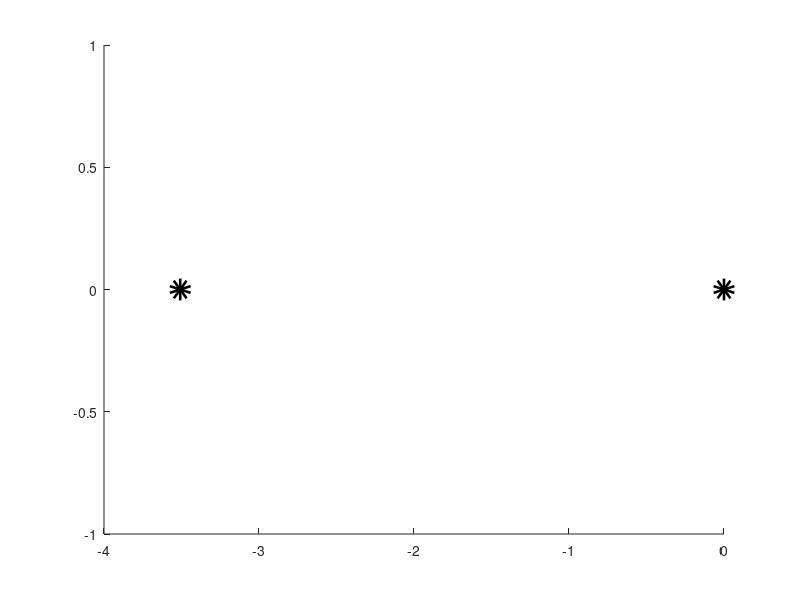

Reproduce this figure in MATLAB. (Note: this script raises an error after producing the figure.)
% Inserting D-H convention parameters

L_1=0.171338*10;
L_2=0.294*10;
L_3=0.4574*10;
L_4=0.0045;
L_5=0.03;
L_6=0;

figure;
hold on
a1 = 0.001;         alpha1 = pi/2;     d1 = L_1;
a2 = L_2;        alpha2 = 0;         d2 = 0;
a3 =L_3;       alpha3 = -pi/2;         d3 = 0.0;
a4 = 0.0045; alpha4 = -pi/2; d4= 0.011;
a5 = 0.03; alpha5 = -pi/2; d5 = 0.140;
a6 = 0; alpha6 = pi/2; d6 =0.011;
%%
% Inserting joint limits for Arms
A2R=pi/180;
t1_min=10*A2R; t1_max=160*A2R;
t2_min = 10*A2R; t2_max = 160*A2R;
t3_min = 10*A2R; t3_max = 160*A2R;
% t4_min = 10*A2R; t4_max = 3.14;
% t5_min = -4.8; t5_max = 1.3;
% t6_min = -1.6; t6_max = 1.6;
% t7_min = -2.2; t7_max = 2.2;
%%
% Monte Carlo method
% sampling size
N = 2000;
t1 = t1_min + (t1_max-t1_min)*rand(N,1);
t2 = t2_min + (t2_max-t2_min)*rand(N,1);
t3 = t3_min + (t3_max-t3_min)*rand(N,1);
% t4 = t4_min + (t4_max-t4_min)*rand(N,1);
% t5 = t5_min + (t5_max-t5_min)*rand(N,1);
% t6 = t6_min + (t6_max-t6_min)*rand(N,1);
% t7 = t7_min + (t7_max-t7_min)*rand(N,1);
%%

T_base= [1 0 0 0; ...
         0 1 0 0 ;...
         0 0 1 1.5; ...
         0 0 0 1];
     T_base2= [1 0 0 -0.350833*10; ...
         0 1 0 0 ;...
         0 0 1 1.5; ...
         0 0 0 1];
  Robot_right=[T_base(1,4) T_base(2,4) T_base(3,4)];
  Robot_left=[T_base2(1,4) T_base2(2,4) T_base2(3,4)];

plot3(Robot_right(1),Robot_right(2),Robot_right(3),'ko','linewidth',10)
plot3(Robot_left(1),Robot_left(2),Robot_left(3),'ko','linewidth',10)
for i = 1:N
A1 = TransMat(a1,alpha1,d1,t1(i));
A2 = TransMat(a2,alpha2,d2,t2(i));
A3 = TransMat(a3,alpha3,d3,t3(i));
% A4 = TransMat(a4,alpha4,d4,t4(i));
% A5 = TransMat(a5,alpha5,d5,t5(i));
% A6 = TransMat(a6,alpha6,d6,t6(i));
% A7 = TransMat(a7,alpha7,d7,t7(i));
T = A1*A2*A3;%*A4*A5;
X=T(1,4);
Y=T(2,4);
Z=T(3,4);
plot3(X,Y,Z,'.')
hold on;
end
view(3);
title('Isometric view');
xlabel('x (m)');
ylabel('y (m)');
box on; grid on
zlabel('z (m) ');

drawCube([-1 -3 Cube_z 4 0 0 0], 'FaceColor', 'g');alpha(0.2);
box on ; grid on;hold on;
xlabel('x-axis')
ylabel('y-axis')
zlabel('z-axis')
axis equal